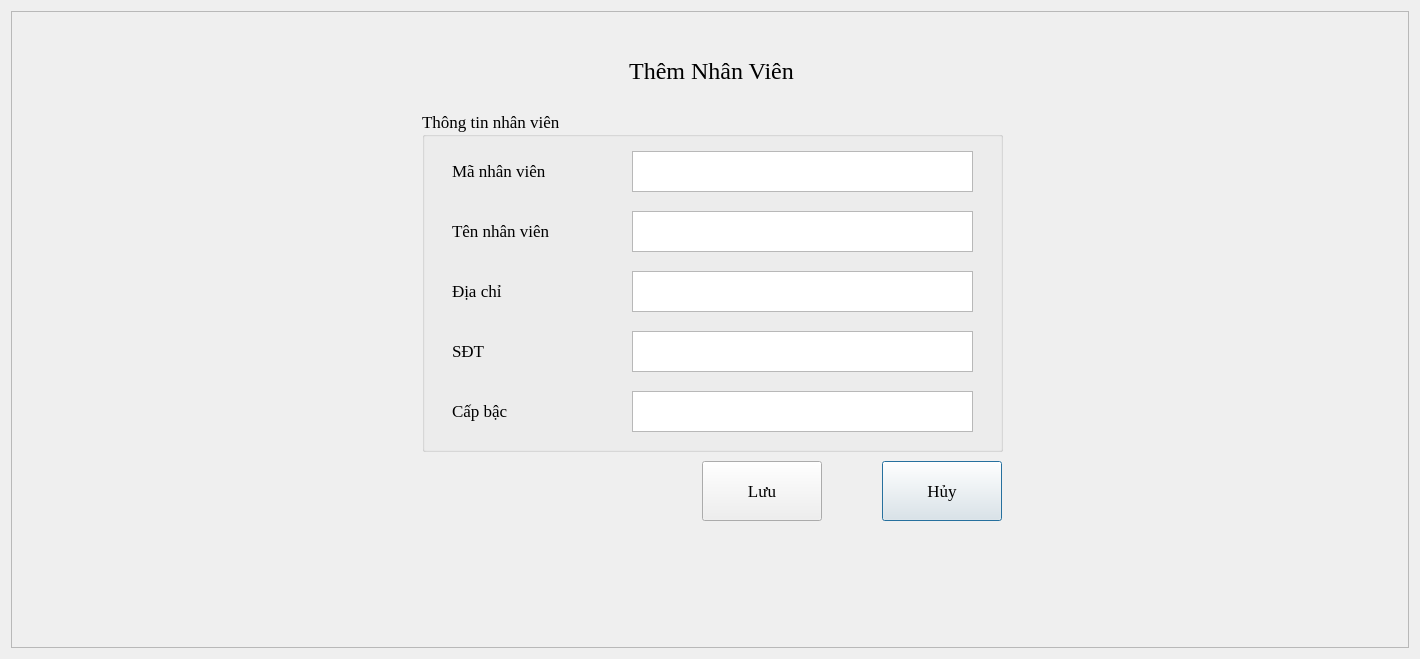
<?xml version="1.0" encoding="UTF-8"?>
<ui version="4.0">
 <class>Dialog</class>
 <widget class="QDialog" name="Dialog">
  <property name="geometry">
   <rect>
    <x>0</x>
    <y>0</y>
    <width>1420</width>
    <height>659</height>
   </rect>
  </property>
  <property name="font">
   <font>
    <family>Times New Roman</family>
    <pointsize>16</pointsize>
   </font>
  </property>
  <property name="windowTitle">
   <string>Thêm Nhân Viên</string>
  </property>
  <layout class="QGridLayout" name="gridLayout">
   <item row="0" column="0">
    <widget class="QFrame" name="frame">
     <property name="frameShape">
      <enum>QFrame::StyledPanel</enum>
     </property>
     <property name="frameShadow">
      <enum>QFrame::Raised</enum>
     </property>
     <widget class="QPushButton" name="btn_Huy">
      <property name="geometry">
       <rect>
        <x>871</x>
        <y>450</y>
        <width>120</width>
        <height>60</height>
       </rect>
      </property>
      <property name="font">
       <font>
        <family>Times New Roman</family>
        <pointsize>13</pointsize>
        <stylestrategy>PreferDefault</stylestrategy>
       </font>
      </property>
      <property name="layoutDirection">
       <enum>Qt::LeftToRight</enum>
      </property>
      <property name="inputMethodHints">
       <set>Qt::ImhFormattedNumbersOnly</set>
      </property>
      <property name="text">
       <string>Hủy</string>
      </property>
     </widget>
     <widget class="QGroupBox" name="groupBox">
      <property name="geometry">
       <rect>
        <x>411</x>
        <y>100</y>
        <width>581</width>
        <height>341</height>
       </rect>
      </property>
      <property name="font">
       <font>
        <family>Times New Roman</family>
        <pointsize>13</pointsize>
       </font>
      </property>
      <property name="title">
       <string>Thông tin nhân viên</string>
      </property>
      <widget class="QTextEdit" name="txt_Sdt">
       <property name="geometry">
        <rect>
         <x>210</x>
         <y>220</y>
         <width>341</width>
         <height>41</height>
        </rect>
       </property>
       <property name="font">
        <font>
         <family>Times New Roman</family>
         <pointsize>13</pointsize>
        </font>
       </property>
       <property name="layoutDirection">
        <enum>Qt::LeftToRight</enum>
       </property>
       <property name="inputMethodHints">
        <set>Qt::ImhMultiLine</set>
       </property>
      </widget>
      <widget class="QTextEdit" name="txt_Ten">
       <property name="geometry">
        <rect>
         <x>210</x>
         <y>100</y>
         <width>341</width>
         <height>41</height>
        </rect>
       </property>
       <property name="font">
        <font>
         <family>Times New Roman</family>
         <pointsize>13</pointsize>
        </font>
       </property>
       <property name="layoutDirection">
        <enum>Qt::LeftToRight</enum>
       </property>
       <property name="inputMethodHints">
        <set>Qt::ImhMultiLine</set>
       </property>
      </widget>
      <widget class="QLabel" name="label_3">
       <property name="geometry">
        <rect>
         <x>30</x>
         <y>160</y>
         <width>171</width>
         <height>40</height>
        </rect>
       </property>
       <property name="font">
        <font>
         <family>Times New Roman</family>
         <pointsize>13</pointsize>
        </font>
       </property>
       <property name="layoutDirection">
        <enum>Qt::LeftToRight</enum>
       </property>
       <property name="inputMethodHints">
        <set>Qt::ImhFormattedNumbersOnly</set>
       </property>
       <property name="text">
        <string>Địa chỉ</string>
       </property>
      </widget>
      <widget class="QLabel" name="label_2">
       <property name="geometry">
        <rect>
         <x>30</x>
         <y>100</y>
         <width>171</width>
         <height>40</height>
        </rect>
       </property>
       <property name="font">
        <font>
         <family>Times New Roman</family>
         <pointsize>13</pointsize>
        </font>
       </property>
       <property name="layoutDirection">
        <enum>Qt::LeftToRight</enum>
       </property>
       <property name="inputMethodHints">
        <set>Qt::ImhFormattedNumbersOnly</set>
       </property>
       <property name="text">
        <string>Tên nhân viên</string>
       </property>
      </widget>
      <widget class="QLabel" name="label">
       <property name="geometry">
        <rect>
         <x>30</x>
         <y>40</y>
         <width>171</width>
         <height>40</height>
        </rect>
       </property>
       <property name="font">
        <font>
         <family>Times New Roman</family>
         <pointsize>13</pointsize>
        </font>
       </property>
       <property name="layoutDirection">
        <enum>Qt::LeftToRight</enum>
       </property>
       <property name="inputMethodHints">
        <set>Qt::ImhFormattedNumbersOnly</set>
       </property>
       <property name="text">
        <string>Mã nhân viên</string>
       </property>
      </widget>
      <widget class="QTextEdit" name="txt_DiaChi">
       <property name="geometry">
        <rect>
         <x>210</x>
         <y>160</y>
         <width>341</width>
         <height>41</height>
        </rect>
       </property>
       <property name="font">
        <font>
         <family>Times New Roman</family>
         <pointsize>13</pointsize>
        </font>
       </property>
       <property name="layoutDirection">
        <enum>Qt::LeftToRight</enum>
       </property>
       <property name="inputMethodHints">
        <set>Qt::ImhMultiLine</set>
       </property>
      </widget>
      <widget class="QLabel" name="label_6">
       <property name="geometry">
        <rect>
         <x>30</x>
         <y>220</y>
         <width>161</width>
         <height>40</height>
        </rect>
       </property>
       <property name="font">
        <font>
         <family>Times New Roman</family>
         <pointsize>13</pointsize>
        </font>
       </property>
       <property name="layoutDirection">
        <enum>Qt::LeftToRight</enum>
       </property>
       <property name="inputMethodHints">
        <set>Qt::ImhFormattedNumbersOnly</set>
       </property>
       <property name="text">
        <string>SĐT</string>
       </property>
      </widget>
      <widget class="QTextEdit" name="txt_MaNV">
       <property name="geometry">
        <rect>
         <x>210</x>
         <y>40</y>
         <width>341</width>
         <height>41</height>
        </rect>
       </property>
       <property name="font">
        <font>
         <family>Times New Roman</family>
         <pointsize>13</pointsize>
        </font>
       </property>
       <property name="layoutDirection">
        <enum>Qt::LeftToRight</enum>
       </property>
       <property name="inputMethodHints">
        <set>Qt::ImhMultiLine</set>
       </property>
      </widget>
      <widget class="QLabel" name="label_4">
       <property name="geometry">
        <rect>
         <x>30</x>
         <y>280</y>
         <width>171</width>
         <height>40</height>
        </rect>
       </property>
       <property name="font">
        <font>
         <family>Times New Roman</family>
         <pointsize>13</pointsize>
        </font>
       </property>
       <property name="layoutDirection">
        <enum>Qt::LeftToRight</enum>
       </property>
       <property name="inputMethodHints">
        <set>Qt::ImhFormattedNumbersOnly</set>
       </property>
       <property name="text">
        <string>Cấp bậc</string>
       </property>
      </widget>
      <widget class="QTextEdit" name="txt_CapBac">
       <property name="geometry">
        <rect>
         <x>210</x>
         <y>280</y>
         <width>341</width>
         <height>41</height>
        </rect>
       </property>
       <property name="font">
        <font>
         <family>Times New Roman</family>
         <pointsize>13</pointsize>
        </font>
       </property>
       <property name="layoutDirection">
        <enum>Qt::LeftToRight</enum>
       </property>
       <property name="inputMethodHints">
        <set>Qt::ImhMultiLine</set>
       </property>
      </widget>
     </widget>
     <widget class="QPushButton" name="btn_Save">
      <property name="geometry">
       <rect>
        <x>691</x>
        <y>450</y>
        <width>120</width>
        <height>60</height>
       </rect>
      </property>
      <property name="font">
       <font>
        <family>Times New Roman</family>
        <pointsize>13</pointsize>
       </font>
      </property>
      <property name="layoutDirection">
       <enum>Qt::LeftToRight</enum>
      </property>
      <property name="inputMethodHints">
       <set>Qt::ImhFormattedNumbersOnly</set>
      </property>
      <property name="text">
       <string>Lưu</string>
      </property>
     </widget>
     <widget class="QLabel" name="label_5">
      <property name="geometry">
       <rect>
        <x>390</x>
        <y>40</y>
        <width>621</width>
        <height>40</height>
       </rect>
      </property>
      <property name="font">
       <font>
        <family>Times New Roman</family>
        <pointsize>18</pointsize>
       </font>
      </property>
      <property name="layoutDirection">
       <enum>Qt::LeftToRight</enum>
      </property>
      <property name="inputMethodHints">
       <set>Qt::ImhFormattedNumbersOnly</set>
      </property>
      <property name="text">
       <string>Thêm Nhân Viên</string>
      </property>
      <property name="alignment">
       <set>Qt::AlignCenter</set>
      </property>
     </widget>
    </widget>
   </item>
  </layout>
 </widget>
 <resources/>
 <connections/>
</ui>
